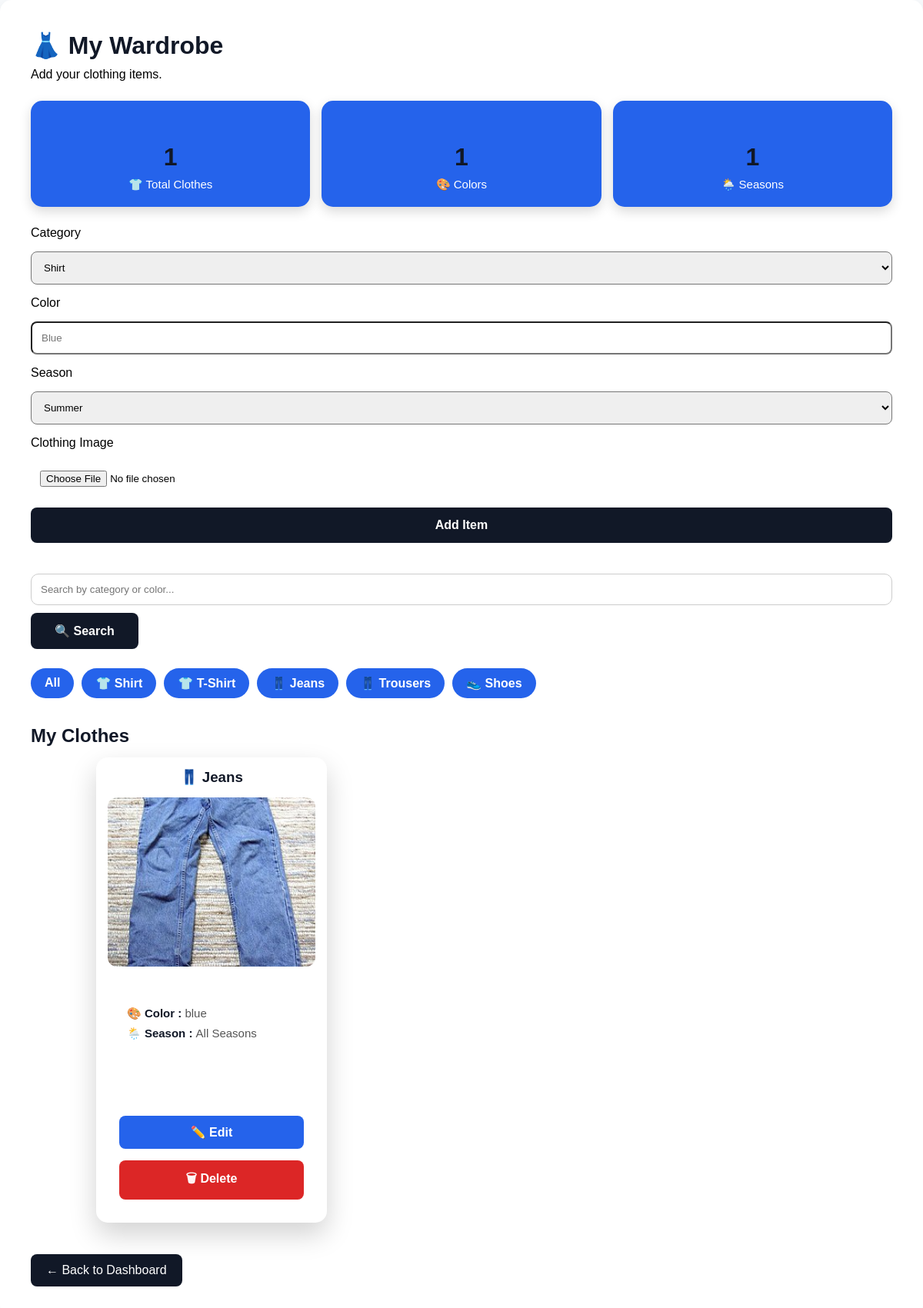
The app's page /wardrobe (signed in), older data.
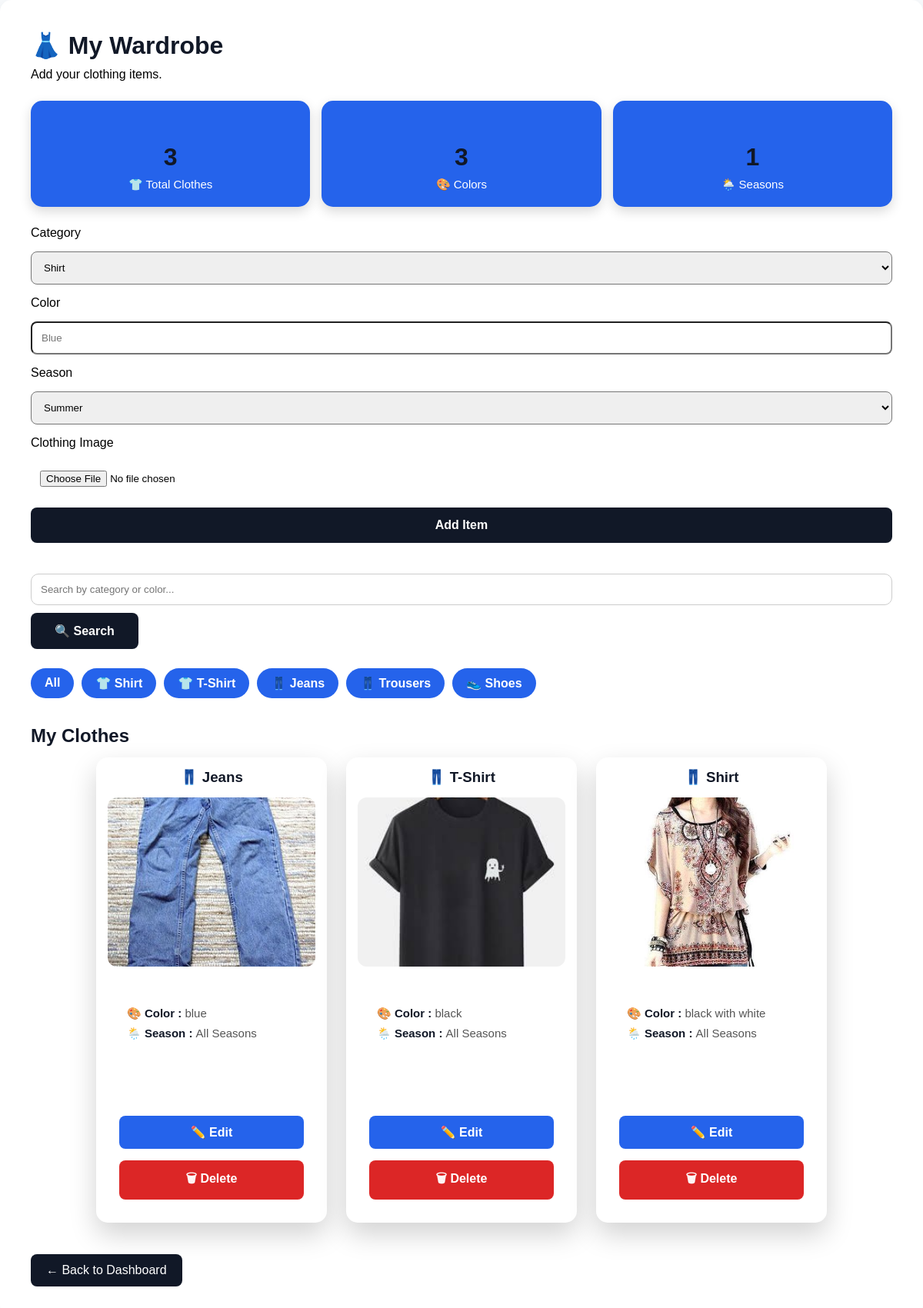
The same page, newer data.
### tables this page shows
CREATE TABLE wardrobe(
    id INTEGER PRIMARY KEY AUTOINCREMENT,
    category TEXT NOT NULL,
    color TEXT NOT NULL,
    season TEXT NOT NULL,
    image TEXT NOT NULL
);

### app.py (the view, shortened to what this page needs)
@app.route("/wardrobe", methods=["GET", "POST"])
def wardrobe():
    if "name" not in session:
        return redirect(url_for("signin"))
    connection = sqlite3.connect("outfitiq.db")
    cursor = connection.cursor()
    search = request.args.get("search", "")
    category = request.args.get("category", "")
    if search:
        cursor.execute(
            """
            SELECT * FROM wardrobe
            WHERE category LIKE ?
            OR color LIKE ?
            """,
            (f"%{search}%", f"%{search}%")
        )
    else:
        cursor.execute("SELECT * FROM wardrobe")
    clothes = cursor.fetchall()
    total_clothes = len(clothes)
    colors = len(set(cloth[2] for cloth in clothes))
    seasons = len(set(cloth[3] for cloth in clothes))
    connection.close()
    return render_template(
        "wardrobe.html",
        clothes=clothes,
        total_clothes=total_clothes,
        colors=colors,
        seasons=seasons
    )

### templates/wardrobe.html (shortened to what this page needs)
<!DOCTYPE html>
<html>
<head>
    <link rel="stylesheet"
          href="{{ url_for('static', filename='wardrobe.css') }}">
</head>
<body>
<div class="container">
    <h1>👗 My Wardrobe</h1>
    <p>Add your clothing items.</p>
    <div class="stats">
        <div class="stat-card">
            <h2>{{ total_clothes }}</h2>
            <p>👕 Total Clothes</p>
        </div>
        <div class="stat-card">
            <h2>{{ colors }}</h2>
            <p>🎨 Colors</p>
        </div>
        <div class="stat-card">
            <h2>{{ seasons }}</h2>
            <p>🌦️ Seasons</p>
        </div>
    </div>
    <form method="POST" enctype="multipart/form-data">
        <label>Category</label>
        <select name="category">
            <option>Shirt</option>
        </select>
        <label>Color</label>
        <input
            type="text"
            name="color"
            placeholder="Blue"
            required
        >
        <label>Season</label>
        <select name="season">
            <option>Summer</option>
        </select>
        <label>Clothing Image</label>
        <input
            type="file"
            name="image"
            accept="image/*"
            required
        >
        <button>Add Item</button>
    </form>
        <form method="GET" class="search-form">
        <input
            type="text"
            name="search"
            placeholder="Search by category or color..."
            value="{{ request.args.get('search','') }}"
        >
        <button type="submit">
            🔍 Search
        </button>
    </form>
    <div class="filters">
        <a href="/wardrobe" class="filter-btn">All</a>
        <a href="/wardrobe?category=Shirt" class="filter-btn">👕 Shirt</a>
        <a href="/wardrobe?category=T-Shirt" class="filter-btn">👕 T-Shirt</a>
        <a href="/wardrobe?category=Jeans" class="filter-btn">👖 Jeans</a>
        <a href="/wardrobe?category=Trousers" class="filter-btn">👖 Trousers</a>
        <a href="/wardrobe?category=Shoes" class="filter-btn">👟 Shoes</a>
    </div>
    <h2>My Clothes</h2>
    <div class="clothes-container">
    {% for cloth in clothes %}
    <div class="cloth-card">
        <h3>👖 {{ cloth[1] }}</h3>
        <img
            src="{{ url_for('static', filename='uploads/' + cloth[4]) }}"
            alt="{{ cloth[1] }}"
            class="cloth-image"
        >
        <div class="info">
            <p><b>🎨 Color : </b> {{ cloth[2] }}</p>
            <p><b>🌦️ Season : </b> {{ cloth[3] }}</p>
        </div>
        <div class="info">
        </div>
        <a href="/edit/{{ cloth[0] }}" class="edit-btn">
            ✏️ Edit
        </a>
        <a href="/delete/{{ cloth[0] }}" class="delete-btn">
            🗑 Delete
        </a>
    </div>
{% endfor %}
</div>
<a href="/dashboard" class="back-btn">← Back to Dashboard</a>
</div>
</body>
</html>

### static/wardrobe.css (style rules this page uses)
:root { --primary:#111827; --accent:#2563eb; --background:#f8fafc; --white:#ffffff; }
* { margin:0; padding:0; box-sizing:border-box; font-family:Arial,sans-serif; }
body { display:flex; justify-content:center; align-items:center; min-height:100vh; background:var(--background); }
.container { width:100%; max-width:1200px; background:white; padding:40px; border-radius:15px; box-shadow:0 10px 25px rgba(0,0,0,.1); }
input, select, button { padding:12px; border-radius:8px; }
button { background:var(--primary); color:white; border:none; cursor:pointer; padding:14px; font-size:16px; font-weight:bold; transition:.3s; }
h2 { margin-bottom:20px; color:var(--primary); }
.clothes-container { display:grid; grid-template-columns:repeat(auto-fill,300px); gap:25px; justify-content:center; }
.cloth-card { background:var(--white); border-radius:15px; overflow:hidden; box-shadow:0 8px 20px rgba(0,0,0,.12); transition:0.3s; padding:15px; transform:translateY(-6px); box-shadow:0 15px 35px rgba(0,0,0,.18); }
.cloth-card img { width:100%; height:220px; object-fit:cover; border-radius:12px; }
.info { padding: 25px; }
.info p { margin:8px 0; color:#555; font-size:15px; }
.info b { color:var(--primary); }
h1 { color:var(--primary); margin-bottom:10px; }
h2 { margin:35px 0 20px; color:var(--primary); }
form { display:flex; flex-direction:column; gap:15px; margin-bottom:40px; }
.back-btn { display:inline-block; margin-top:35px; padding:12px 20px; background:var(--primary); color:white; text-decoration:none; border-radius:8px; transition:.3s; }
.cloth-card h3 { text-align:center; margin-bottom:15px; color:var(--primary); }
.delete-btn { display:block; margin:15px; padding:12px; text-align:center; text-decoration:none; background:#dc2626; color:white; border-radius:8px; font-weight:bold; transition:.3s; }
.edit-btn { display:block; margin:15px; padding:12px; text-align:center; text-decoration:none; background:#2563eb; color:white; border-radius:8px; font-weight:bold; transition:.3s; }
.search-form { display:flex; gap:10px; margin:25px 0; }
.search-form input { flex:1; padding:12px; border:1px solid #ccc; border-radius:10px; }
.search-form button { width:140px; }
.filters { display:flex; flex-wrap:wrap; gap:10px; margin:20px 0; }
.filter-btn { text-decoration:none; background:#2563eb; color:white; padding:10px 18px; border-radius:20px; font-weight:bold; transition:0.3s; }
.stats { display:flex; justify-content:space-between; gap:15px; margin:25px 0; }
.stat-card { flex:1; background:#2563eb; color:white; text-align:center; padding:20px; border-radius:15px; box-shadow:0 6px 15px rgba(0,0,0,.15); }
.stat-card h2 { font-size:32px; margin-bottom:8px; }
.stat-card p { color:white; margin:0; font-size:15px; }
.cloth-image { width:100%; height:220px; object-fit:cover; border-radius:12px; margin-bottom:15px; }

Row changes from the older to the newer data that the page shows:
added wardrobe: category "T-Shirt", image (picture), color "black", season "All Seasons"
added wardrobe: category "Shirt", image (picture), color "black with white", season "All Seasons"
Text that changed along with them:
{{ total_clothes }}: "1" → "3"
{{ colors }}: "1" → "3"
